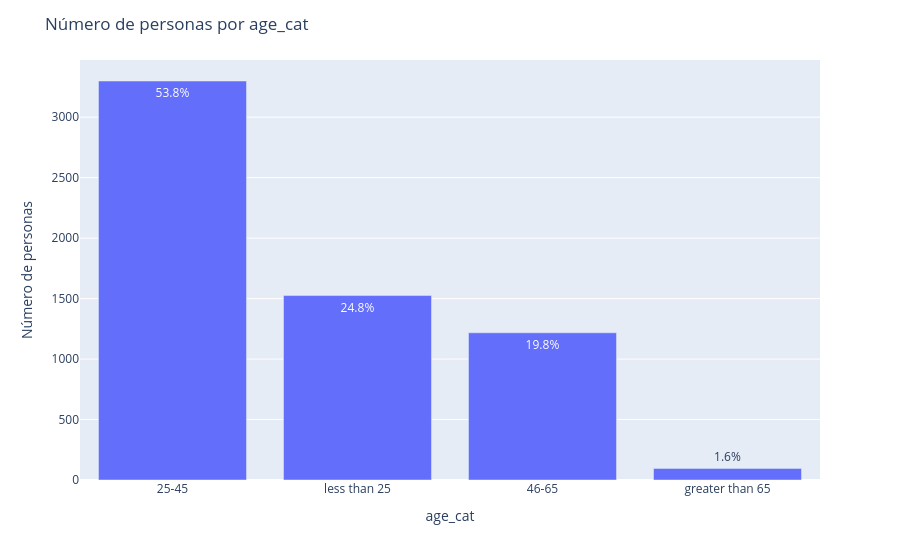
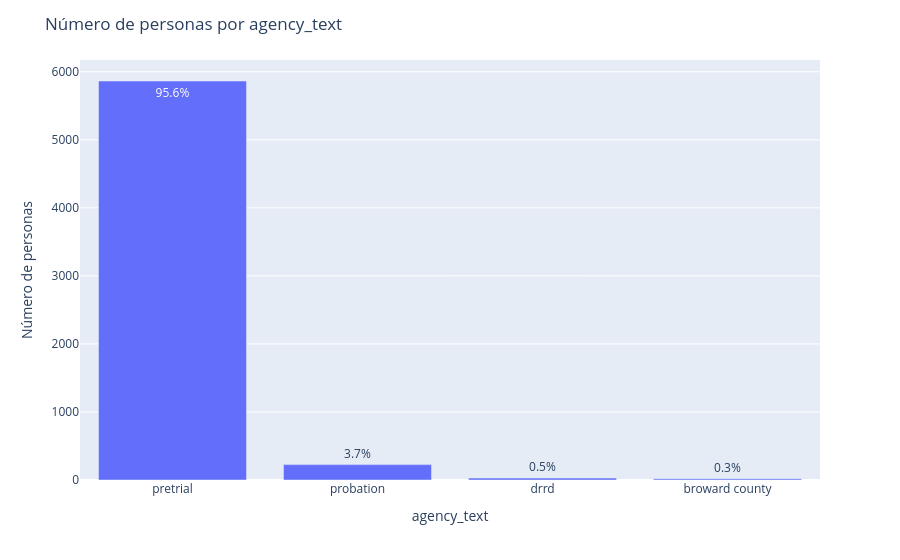
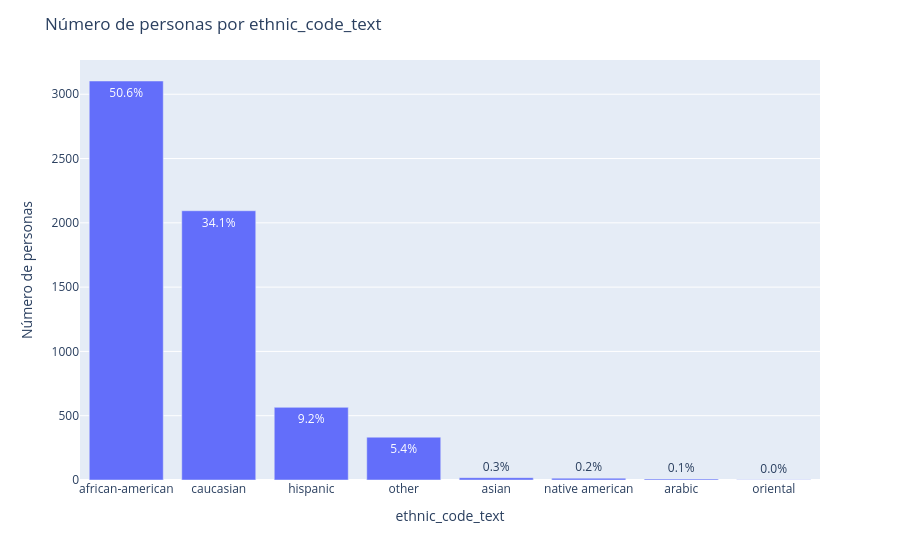
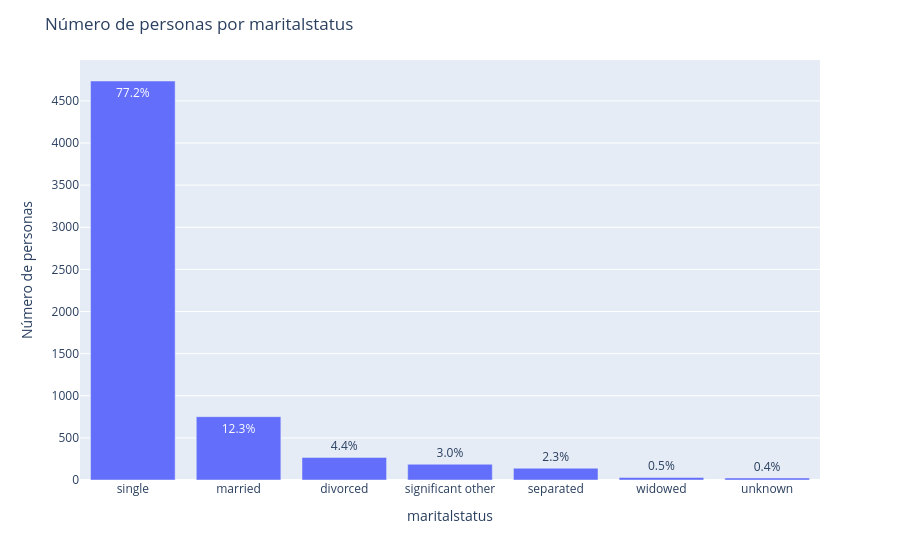

The notebook cell saved with these charts, in order:
### Code cell
eda(df)

### Figure 1 — Plotly figure (JSON) as saved in the notebook; plotly's stock layout.template omitted (floating-point values rounded to 4 significant figures)
{"data": [{"alignmentgroup": "True", "hovertemplate": "age_cat=%{x}<br>frecuencia=%{y}<br>text=%{text}<extra></extra>", "legendgroup": "", "marker": {"color": "#636efa", "pattern": {"shape": ""}}, "name": "", "offsetgroup": "", "orientation": "v", "showlegend": false, "text": ["53.8%", "24.8%", "19.8%", "1.6%"], "textposition": "auto", "type": "bar", "x": ["25-45", "less than 25", "46-65", "greater than 65"], "xaxis": "x", "y": [3299, 1525, 1217, 96], "yaxis": "y"}], "layout": {"barmode": "relative", "legend": {"tracegroupgap": 0}, "margin": {"t": 60}, "title": {"text": "Número de personas por age_cat"}, "xaxis": {"anchor": "y", "domain": [0, 1], "title": {"text": "age_cat"}}, "yaxis": {"anchor": "x", "domain": [0, 1], "title": {"text": "Número de personas"}}}}

### Figure 2 — Plotly figure (JSON) as saved in the notebook; plotly's stock layout.template omitted (floating-point values rounded to 4 significant figures)
{"data": [{"alignmentgroup": "True", "hovertemplate": "agency_text=%{x}<br>frecuencia=%{y}<br>text=%{text}<extra></extra>", "legendgroup": "", "marker": {"color": "#636efa", "pattern": {"shape": ""}}, "name": "", "offsetgroup": "", "orientation": "v", "showlegend": false, "text": ["95.6%", "3.7%", "0.5%", "0.3%"], "textposition": "auto", "type": "bar", "x": ["pretrial", "probation", "drrd", "broward county"], "xaxis": "x", "y": [5864, 226, 28, 19], "yaxis": "y"}], "layout": {"barmode": "relative", "legend": {"tracegroupgap": 0}, "margin": {"t": 60}, "title": {"text": "Número de personas por agency_text"}, "xaxis": {"anchor": "y", "domain": [0, 1], "title": {"text": "agency_text"}}, "yaxis": {"anchor": "x", "domain": [0, 1], "title": {"text": "Número de personas"}}}}

### Figure 3 — Plotly figure (JSON) as saved in the notebook; plotly's stock layout.template omitted (floating-point values rounded to 4 significant figures)
{"data": [{"alignmentgroup": "True", "hovertemplate": "ethnic_code_text=%{x}<br>frecuencia=%{y}<br>text=%{text}<extra></extra>", "legendgroup": "", "marker": {"color": "#636efa", "pattern": {"shape": ""}}, "name": "", "offsetgroup": "", "orientation": "v", "showlegend": false, "text": ["50.6%", "34.1%", "9.2%", "5.4%", "0.3%", "0.2%", "0.1%", "0.0%"], "textposition": "auto", "type": "bar", "x": ["african-american", "caucasian", "hispanic", "other", "asian", "native american", "arabic", "oriental"], "xaxis": "x", "y": [3103, 2094, 565, 333, 18, 14, 8, 2], "yaxis": "y"}], "layout": {"barmode": "relative", "legend": {"tracegroupgap": 0}, "margin": {"t": 60}, "title": {"text": "Número de personas por ethnic_code_text"}, "xaxis": {"anchor": "y", "domain": [0, 1], "title": {"text": "ethnic_code_text"}}, "yaxis": {"anchor": "x", "domain": [0, 1], "title": {"text": "Número de personas"}}}}

### Figure 4 — Plotly figure (JSON) as saved in the notebook; plotly's stock layout.template omitted (floating-point values rounded to 4 significant figures)
{"data": [{"alignmentgroup": "True", "hovertemplate": "maritalstatus=%{x}<br>frecuencia=%{y}<br>text=%{text}<extra></extra>", "legendgroup": "", "marker": {"color": "#636efa", "pattern": {"shape": ""}}, "name": "", "offsetgroup": "", "orientation": "v", "showlegend": false, "text": ["77.2%", "12.3%", "4.4%", "3.0%", "2.3%", "0.5%", "0.4%"], "textposition": "auto", "type": "bar", "x": ["single", "married", "divorced", "significant other", "separated", "widowed", "unknown"], "xaxis": "x", "y": [4736, 752, 268, 187, 140, 30, 24], "yaxis": "y"}], "layout": {"barmode": "relative", "legend": {"tracegroupgap": 0}, "margin": {"t": 60}, "title": {"text": "Número de personas por maritalstatus"}, "xaxis": {"anchor": "y", "domain": [0, 1], "title": {"text": "maritalstatus"}}, "yaxis": {"anchor": "x", "domain": [0, 1], "title": {"text": "Número de personas"}}}}
